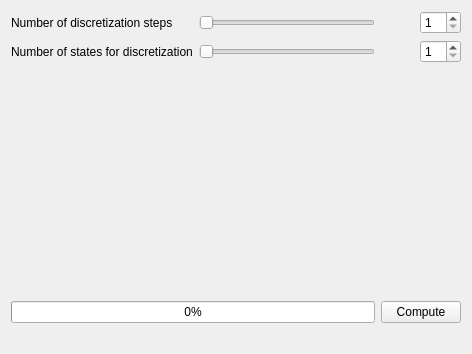
<ui version="4.0" >
 <class>PartitionModelerWidget</class>
 <widget class="QWidget" name="PartitionModelerWidget" >
  <property name="geometry" >
   <rect>
    <x>0</x>
    <y>0</y>
    <width>472</width>
    <height>354</height>
   </rect>
  </property>
  <property name="windowTitle" >
   <string>Form</string>
  </property>
  <layout class="QGridLayout" >
   <item row="0" column="0" >
    <widget class="QLabel" name="label" >
     <property name="text" >
      <string>Number of discretization steps</string>
     </property>
    </widget>
   </item>
   <item row="0" column="3" >
    <widget class="QSpinBox" name="numdstepsEdit" >
     <property name="minimum" >
      <number>1</number>
     </property>
    </widget>
   </item>
   <item row="1" column="0" >
    <widget class="QLabel" name="label_2" >
     <property name="text" >
      <string>Number of states for discretization</string>
     </property>
    </widget>
   </item>
   <item row="1" column="3" >
    <widget class="QSpinBox" name="numstatesEdit" >
     <property name="minimum" >
      <number>1</number>
     </property>
    </widget>
   </item>
   <item row="2" column="0" colspan="3" >
    <spacer>
     <property name="orientation" >
      <enum>Qt::Vertical</enum>
     </property>
     <property name="sizeHint" stdset="0" >
      <size>
       <width>131</width>
       <height>91</height>
      </size>
     </property>
    </spacer>
   </item>
   <item row="3" column="0" colspan="2" >
    <widget class="QProgressBar" name="progressBar" >
     <property name="value" >
      <number>0</number>
     </property>
    </widget>
   </item>
   <item row="3" column="2" colspan="2" >
    <widget class="QPushButton" name="computeButton" >
     <property name="text" >
      <string>Compute</string>
     </property>
    </widget>
   </item>
   <item row="4" column="0" colspan="2" >
    <widget class="QLabel" name="progressLabel" >
     <property name="text" >
      <string/>
     </property>
    </widget>
   </item>
   <item row="0" column="1" >
    <widget class="QSlider" name="sliderDSteps" >
     <property name="orientation" >
      <enum>Qt::Horizontal</enum>
     </property>
    </widget>
   </item>
   <item row="1" column="1" >
    <widget class="QSlider" name="sliderStates" >
     <property name="orientation" >
      <enum>Qt::Horizontal</enum>
     </property>
    </widget>
   </item>
  </layout>
 </widget>
 <resources/>
 <connections>
  <connection>
   <sender>sliderDSteps</sender>
   <signal>valueChanged(int)</signal>
   <receiver>numdstepsEdit</receiver>
   <slot>setValue(int)</slot>
   <hints>
    <hint type="sourcelabel" >
     <x>268</x>
     <y>23</y>
    </hint>
    <hint type="destinationlabel" >
     <x>432</x>
     <y>32</y>
    </hint>
   </hints>
  </connection>
  <connection>
   <sender>numdstepsEdit</sender>
   <signal>valueChanged(int)</signal>
   <receiver>sliderDSteps</receiver>
   <slot>setValue(int)</slot>
   <hints>
    <hint type="sourcelabel" >
     <x>421</x>
     <y>15</y>
    </hint>
    <hint type="destinationlabel" >
     <x>279</x>
     <y>18</y>
    </hint>
   </hints>
  </connection>
  <connection>
   <sender>sliderStates</sender>
   <signal>valueChanged(int)</signal>
   <receiver>numstatesEdit</receiver>
   <slot>setValue(int)</slot>
   <hints>
    <hint type="sourcelabel" >
     <x>280</x>
     <y>56</y>
    </hint>
    <hint type="destinationlabel" >
     <x>429</x>
     <y>63</y>
    </hint>
   </hints>
  </connection>
  <connection>
   <sender>numstatesEdit</sender>
   <signal>valueChanged(int)</signal>
   <receiver>sliderStates</receiver>
   <slot>setValue(int)</slot>
   <hints>
    <hint type="sourcelabel" >
     <x>412</x>
     <y>48</y>
    </hint>
    <hint type="destinationlabel" >
     <x>276</x>
     <y>50</y>
    </hint>
   </hints>
  </connection>
 </connections>
</ui>
